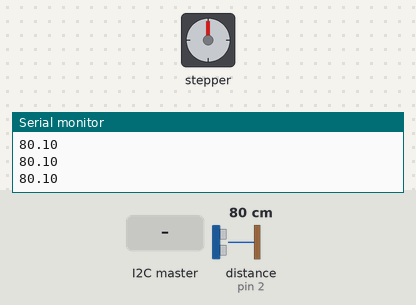
A sketch run on a simulated Arduino Uno, built with avr-gcc and run on an emulated ATmega328P. Shown: stepper motor, the last lines printed to the serial monitor. Wiring (inferred from the names in the program): ultrasonic range finder: trigger pin 3; echo pin 2. The inputs (shaded band) are chosen by the test bench; at power-on: distance to the obstacle (sensor on pin 2) 80 cm. The echo pulse lasts 58.3 µs per cm; stepper angles assume 512 steps per turn.

Above: at 1.2 s.
1.3 s: the I2C master sends the byte 1
At 1.67 s:
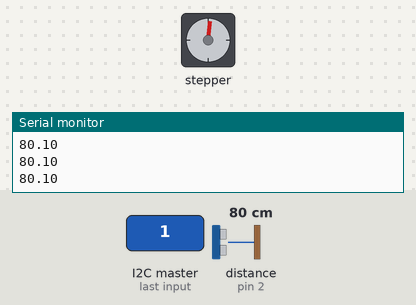
At 2.3 s:
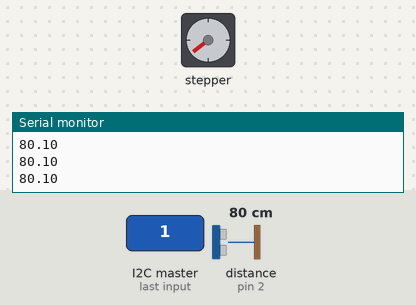
4.0 s: the I2C master sends the byte 2
At 4.2 s:
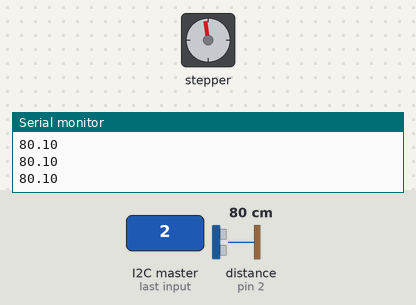
Timing chart, 0 to 7.0 s (numbered marks = the images above; inputs shaded):
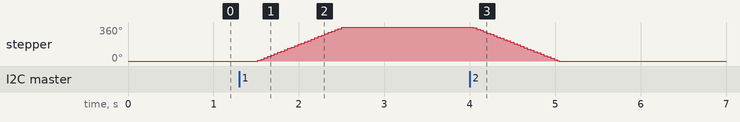

Measured:
- after the input at 1.3 s, stepper: turns 360° clockwise in 1.0 s, starting after 0.22 s
- after the input at 4.0 s, stepper: turns 360° counter-clockwise in 1.0 s, starting at once

The sketch:

Project_Arduino.ino
```cpp
#include <Stepper.h>
#include <Wire.h>

#define echo_pin 2
#define trig_pin 3

const byte slave_addr = 0x55;                               //Sets the I2C address of the Arduino
int register_addr;
byte data[2];
int rotate = 3;

const int stepsPerRevolution = 512;                         //Defines one rotation as 512 steps (90% for 28BYJ-48 stepper motor)

Stepper myStepper(stepsPerRevolution, 8, 9, 10, 11);        //Sets order of steps using the pins it's connected to

void setup() {
  myStepper.setSpeed(60);                                   // in RPM
  Serial.begin(115200);
  pinMode(trig_pin, OUTPUT);                                //Initializes the ultrasonic sensor
  pinMode(echo_pin, INPUT);
  Wire.setClock(100000L);
  Wire.begin(slave_addr);                                   //Initializes the I2C connection
  Wire.onReceive(recieve_register);
  Wire.onRequest(respond_data);
}

void recieve_register(int x){                               //Reads information every time the RPi sends information
  while(Wire.available()){
    register_addr = Wire.read();
    rotate = register_addr;                                 //Sets the rotate bit as the information passed on the last bit sent from the RPi
  }
}

void respond_data(){                                        //Sends the distance measurement back to the RPi
  byte data_value = 0x00;
  if (register_addr == 0x00){
    data_value = data[register_addr];
  }
  Wire.write(data_value);
}

void ultrasonic(){                                          //Takes distance measurement, converts it to cm, and saves it as a data value to be sent
  float duration;
  float distance_cm;
  digitalWrite(trig_pin, HIGH);
  delayMicroseconds(10);
  digitalWrite(trig_pin, LOW);
  duration = pulseIn(echo_pin, HIGH);

  distance_cm = duration / 58.0;
  data[0] = (int) distance_cm;
  Serial.println(distance_cm);
  delay(500);
}

void loop() {
  ultrasonic();                                             //Initiates the measurement function
  if(rotate == 1){                                          //Rotates left if a 1 was passed through
    myStepper.step(stepsPerRevolution);
    rotate = 3;
  }
  else if(rotate == 2){                                     //Rotates right if a 2 was passed through
    myStepper.step(-stepsPerRevolution);
    rotate = 3;
  }
}
```
